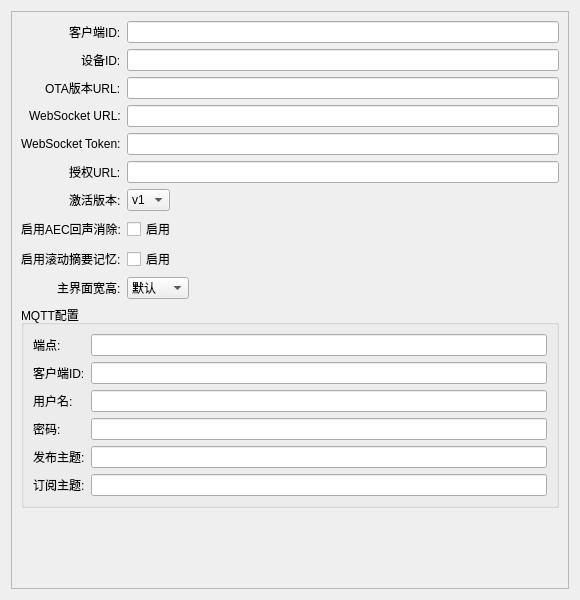
<?xml version="1.0" encoding="UTF-8"?>
<ui version="4.0">
 <class>SystemOptionsWidget</class>
 <widget class="QWidget" name="SystemOptionsWidget">
  <property name="geometry">
   <rect>
    <x>0</x>
    <y>0</y>
    <width>580</width>
    <height>600</height>
   </rect>
  </property>
  <property name="windowTitle">
   <string>系统选项</string>
  </property>
  <layout class="QVBoxLayout" name="verticalLayout">
   <item>
    <widget class="QScrollArea" name="scrollArea">
     <property name="widgetResizable">
      <bool>true</bool>
     </property>
     <widget class="QWidget" name="scrollAreaWidgetContents">
      <property name="geometry">
       <rect>
        <x>0</x>
        <y>0</y>
        <width>578</width>
        <height>580</height>
       </rect>
      </property>
      <layout class="QFormLayout" name="formLayout">
       <property name="labelAlignment">
        <set>Qt::AlignRight|Qt::AlignVCenter</set>
       </property>
       <property name="fieldGrowthPolicy">
        <enum>QFormLayout::ExpandingFieldsGrow</enum>
       </property>
       <item row="0" column="0">
        <widget class="QLabel" name="label_client_id">
         <property name="text">
          <string>客户端ID:</string>
         </property>
        </widget>
       </item>
       <item row="0" column="1">
        <widget class="QLineEdit" name="client_id_edit"/>
       </item>
       <item row="1" column="0">
        <widget class="QLabel" name="label_device_id">
         <property name="text">
          <string>设备ID:</string>
         </property>
        </widget>
       </item>
       <item row="1" column="1">
        <widget class="QLineEdit" name="device_id_edit"/>
       </item>
       <item row="2" column="0">
        <widget class="QLabel" name="label_ota_url">
         <property name="text">
          <string>OTA版本URL:</string>
         </property>
        </widget>
       </item>
       <item row="2" column="1">
        <widget class="QLineEdit" name="ota_url_edit"/>
       </item>
       <item row="3" column="0">
        <widget class="QLabel" name="label_websocket_url">
         <property name="text">
          <string>WebSocket URL:</string>
         </property>
        </widget>
       </item>
       <item row="3" column="1">
        <widget class="QLineEdit" name="websocket_url_edit"/>
       </item>
       <item row="4" column="0">
        <widget class="QLabel" name="label_websocket_token">
         <property name="text">
          <string>WebSocket Token:</string>
         </property>
        </widget>
       </item>
       <item row="4" column="1">
        <widget class="QLineEdit" name="websocket_token_edit">
         <property name="echoMode">
          <enum>QLineEdit::Password</enum>
         </property>
        </widget>
       </item>
       <item row="5" column="0">
        <widget class="QLabel" name="label_authorization_url">
         <property name="text">
          <string>授权URL:</string>
         </property>
        </widget>
       </item>
       <item row="5" column="1">
        <widget class="QLineEdit" name="authorization_url_edit"/>
       </item>
       <item row="6" column="0">
        <widget class="QLabel" name="label_activation_version">
         <property name="text">
          <string>激活版本:</string>
         </property>
        </widget>
       </item>
       <item row="6" column="1">
        <widget class="QComboBox" name="activation_version_combo">
         <item>
          <property name="text">
           <string>v1</string>
          </property>
         </item>
         <item>
          <property name="text">
           <string>v2</string>
          </property>
         </item>
        </widget>
       </item>
       <item row="7" column="0">
        <widget class="QLabel" name="label_aec_enabled">
         <property name="text">
          <string>启用AEC回声消除:</string>
         </property>
        </widget>
       </item>
       <item row="7" column="1">
        <widget class="QCheckBox" name="aec_enabled_check">
         <property name="text">
          <string>启用</string>
         </property>
        </widget>
       </item>
       <item row="8" column="0">
        <widget class="QLabel" name="label_memory_summary_enabled">
         <property name="text">
          <string>启用滚动摘要记忆:</string>
         </property>
        </widget>
       </item>
       <item row="8" column="1">
        <widget class="QCheckBox" name="memory_summary_enabled_check">
         <property name="text">
          <string>启用</string>
         </property>
        </widget>
       </item>
       <item row="9" column="0">
        <widget class="QLabel" name="label_window_size">
         <property name="text">
          <string>主界面宽高:</string>
         </property>
        </widget>
       </item>
       <item row="9" column="1">
        <widget class="QComboBox" name="window_size_combo">
         <item>
          <property name="text">
           <string>默认</string>
          </property>
         </item>
         <item>
          <property name="text">
           <string>75%</string>
          </property>
         </item>
         <item>
          <property name="text">
           <string>100%</string>
          </property>
         </item>
       </widget>
       </item>
       <item row="10" column="0" colspan="2">
        <widget class="QGroupBox" name="mqtt_group">
         <property name="title">
          <string>MQTT配置</string>
         </property>
         <layout class="QFormLayout" name="mqtt_form">
          <item row="0" column="0">
           <widget class="QLabel" name="label_mqtt_endpoint">
            <property name="text">
             <string>端点:</string>
            </property>
           </widget>
          </item>
          <item row="0" column="1">
           <widget class="QLineEdit" name="mqtt_endpoint_edit"/>
          </item>
          <item row="1" column="0">
           <widget class="QLabel" name="label_mqtt_client_id">
            <property name="text">
             <string>客户端ID:</string>
            </property>
           </widget>
          </item>
          <item row="1" column="1">
           <widget class="QLineEdit" name="mqtt_client_id_edit"/>
          </item>
          <item row="2" column="0">
           <widget class="QLabel" name="label_mqtt_username">
            <property name="text">
             <string>用户名:</string>
            </property>
           </widget>
          </item>
          <item row="2" column="1">
           <widget class="QLineEdit" name="mqtt_username_edit"/>
          </item>
          <item row="3" column="0">
           <widget class="QLabel" name="label_mqtt_password">
            <property name="text">
             <string>密码:</string>
            </property>
           </widget>
          </item>
          <item row="3" column="1">
           <widget class="QLineEdit" name="mqtt_password_edit">
            <property name="echoMode">
             <enum>QLineEdit::Password</enum>
            </property>
           </widget>
          </item>
          <item row="4" column="0">
           <widget class="QLabel" name="label_mqtt_publish_topic">
            <property name="text">
             <string>发布主题:</string>
            </property>
           </widget>
          </item>
          <item row="4" column="1">
           <widget class="QLineEdit" name="mqtt_publish_topic_edit"/>
          </item>
          <item row="5" column="0">
           <widget class="QLabel" name="label_mqtt_subscribe_topic">
            <property name="text">
             <string>订阅主题:</string>
            </property>
           </widget>
          </item>
          <item row="5" column="1">
           <widget class="QLineEdit" name="mqtt_subscribe_topic_edit"/>
          </item>
         </layout>
        </widget>
       </item>
      </layout>
     </widget>
    </widget>
   </item>
  </layout>
 </widget>
 <resources/>
 <connections/>
</ui>
